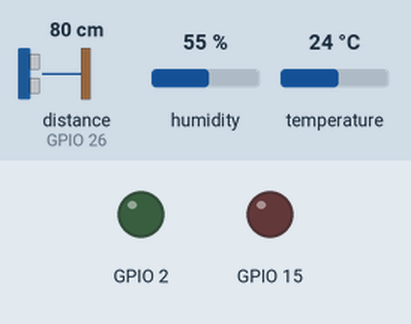
Simulated run of this sketch. Board: ESP32. On the bench: output pins drawn as LEDs (lit = HIGH). Wiring (from diagram.json): ultrasonic range finder: trigger GPIO 27; echo GPIO 26. Inputs (shaded band) come from the test bench; at power-on: distance to the obstacle (sensor on GPIO 26) 80 cm, humidity 55 %, temperature 24 °C. The echo pulse lasts 58.3 µs per cm; WiFi joins after 1.5 s; servers stay silent unless stated; no MQTT or app messages arrive unless stated; pins used as bus, display or sensor lines are not drawn; what the sketch prints to the serial monitor is not drawn.

Above: at 0.0 s.
At 1.6 s:
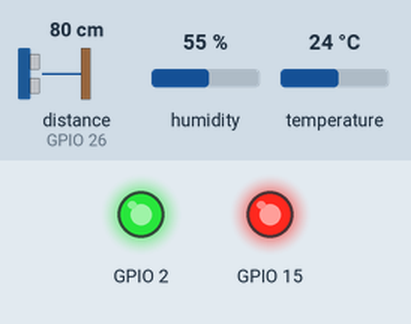
Timing chart, 0 to 3.1 s (numbered marks = the images above):
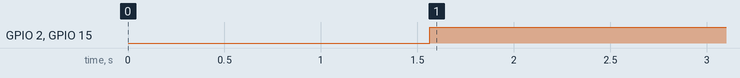

Measured:
- by itself, GPIO 2, GPIO 15: LOW → HIGH at 1.6 s

The sketch:

sketch.ino
```cpp
#include <WiFi.h>
#include <PubSubClient.h>
#include "DHTesp.h"

const int DHT_PIN = 23;
const int TRIG_PIN = 27;
const int ECHO_PIN = 26;

DHTesp dhtSensor;

const char* ssid = "Wokwi-GUEST";
const char* password = "";
const char* mqtt_server = "test.mosquitto.org";

WiFiClient WOKWI_Client;
PubSubClient client(WOKWI_Client);

void setup_wifi() {

  delay(10);
  Serial.println();
  Serial.print("Connecting to ");
  Serial.println(ssid);
  WiFi.mode(WIFI_STA);
  WiFi.begin(ssid, password);
  while (WiFi.status() != WL_CONNECTED) {
    delay(500);
    Serial.print(".");
  }
  Serial.println("");
  Serial.println("WiFi connected");
  Serial.println("IP address: ");
  Serial.println(WiFi.localIP());
}

void reconnect() {
  while (!client.connected()) {
    Serial.print("Attempting MQTT connection...");
    if (client.connect("WOKWI_Client")) {
      Serial.println("connected");
    } else {
      Serial.print("failed, rc=");
      Serial.print(client.state());
      Serial.println(" try again in 5 seconds");
      delay(5000);
    }
  }
}

void setup() {
  pinMode(2, OUTPUT);
  pinMode(15, OUTPUT);
  Serial.begin(115200);
  setup_wifi();
  client.setServer(mqtt_server, 1883);
  dhtSensor.setup(DHT_PIN, DHTesp::DHT22);
  pinMode(27,OUTPUT);
  pinMode(26, INPUT);

}

void Distancia(){
  int distancia = 0;
  for (;;){
    digitalWrite(TRIG_PIN, LOW);
    delayMicroseconds(2);
    digitalWrite(TRIG_PIN, HIGH);
    delayMicroseconds(10);
    digitalWrite(TRIG_PIN, LOW);
    unsigned long ts = pulseIn(ECHO_PIN,HIGH);
    distancia = ts/58;
    delay(1000);
    Serial.println(distancia);
  client.publish("WOKWI_DIST", String(distancia).c_str());}
}

void Wifi_Ok(){
  if (WiFi.status())
  digitalWrite(2, HIGH);
  else
  digitalWrite(2, LOW);
}

void Mosquitto_Ok(){
  if(client.connected())
  digitalWrite(15, HIGH);
  else
  digitalWrite(15, LOW);
}

void DHT_Envia()
{
  TempAndHumidity  data = dhtSensor.getTempAndHumidity();
  client.publish("WOKWI_DHT",String(data.temperature).c_str());
  delay(1500);
}

void loop() {
    reconnect();
    Mosquitto_Ok();
    Wifi_Ok();
    DHT_Envia();
    Distancia();
}
```
